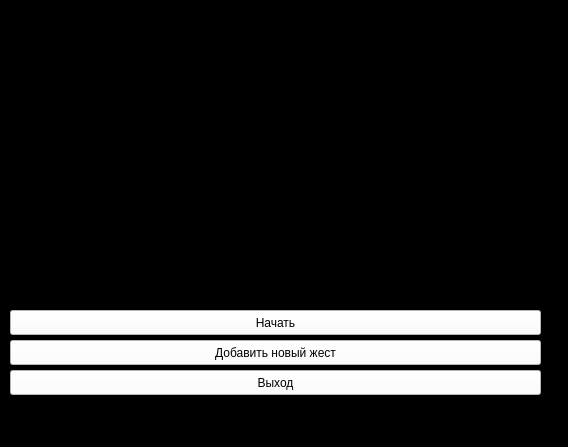
<?xml version="1.0" encoding="UTF-8"?>
<ui version="4.0">
 <class>MainWindow</class>
 <widget class="QMainWindow" name="MainWindow">
  <property name="geometry">
   <rect>
    <x>0</x>
    <y>0</y>
    <width>568</width>
    <height>447</height>
   </rect>
  </property>
  <property name="windowTitle">
   <string>MainWindow</string>
  </property>
  <property name="styleSheet">
   <string notr="true">background-color: rgb(0, 0, 0);
</string>
  </property>
  <widget class="QWidget" name="centralwidget">
   <widget class="QPushButton" name="pushButton">
    <property name="geometry">
     <rect>
      <x>10</x>
      <y>370</y>
      <width>531</width>
      <height>25</height>
     </rect>
    </property>
    <property name="styleSheet">
     <string notr="true">background-color: rgb(255, 255, 255);</string>
    </property>
    <property name="text">
     <string>Выход</string>
    </property>
   </widget>
   <widget class="QPushButton" name="pushButton_2">
    <property name="geometry">
     <rect>
      <x>10</x>
      <y>340</y>
      <width>531</width>
      <height>25</height>
     </rect>
    </property>
    <property name="styleSheet">
     <string notr="true">background-color: rgb(255, 255, 255);</string>
    </property>
    <property name="text">
     <string>Добавить новый жест</string>
    </property>
   </widget>
   <widget class="QPushButton" name="pushButton_3">
    <property name="geometry">
     <rect>
      <x>10</x>
      <y>310</y>
      <width>531</width>
      <height>25</height>
     </rect>
    </property>
    <property name="styleSheet">
     <string notr="true">background-color: rgb(255, 255, 255);</string>
    </property>
    <property name="text">
     <string>Начать</string>
    </property>
   </widget>
  </widget>
  <widget class="QMenuBar" name="menubar">
   <property name="geometry">
    <rect>
     <x>0</x>
     <y>0</y>
     <width>568</width>
     <height>26</height>
    </rect>
   </property>
  </widget>
  <widget class="QStatusBar" name="statusbar"/>
 </widget>
 <resources/>
 <connections/>
</ui>
